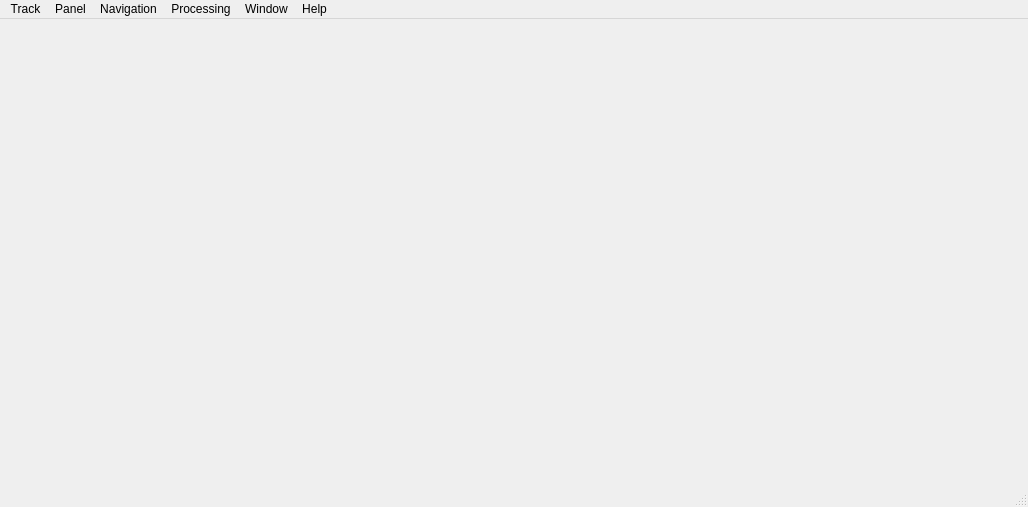
<?xml version="1.0" encoding="UTF-8"?>
<ui version="4.0">
 <class>MainWindow</class>
 <widget class="QMainWindow" name="MainWindow">
  <property name="geometry">
   <rect>
    <x>0</x>
    <y>0</y>
    <width>1028</width>
    <height>507</height>
   </rect>
  </property>
  <property name="windowTitle">
   <string>MainWindow</string>
  </property>
  <widget class="QWidget" name="centralwidget"/>
  <widget class="QMenuBar" name="menubar">
   <property name="geometry">
    <rect>
     <x>0</x>
     <y>0</y>
     <width>1028</width>
     <height>22</height>
    </rect>
   </property>
   <widget class="QMenu" name="menuTrack">
    <property name="title">
     <string>Track</string>
    </property>
    <addaction name="actionNew_partition"/>
    <addaction name="actionopen_2"/>
    <addaction name="actionsave"/>
    <addaction name="actionremove"/>
    <addaction name="actioninfo"/>
    <addaction name="actionRendering_options"/>
   </widget>
   <widget class="QMenu" name="menupanel">
    <property name="title">
     <string>Panel</string>
    </property>
    <addaction name="actionNew_Panel"/>
    <addaction name="actionClose_Panel"/>
    <addaction name="actionMove_Up"/>
    <addaction name="actionMove_Down"/>
    <addaction name="actionIncrease_Hieght"/>
    <addaction name="actionDecrease_Height"/>
    <addaction name="actionShow_Cursor"/>
    <addaction name="actionShow_X_Axis_Label"/>
    <addaction name="actionSynchronize"/>
   </widget>
   <widget class="QMenu" name="menunavigation">
    <property name="title">
     <string>Navigation</string>
    </property>
    <addaction name="actionMove_Left"/>
    <addaction name="actionMove_Right"/>
    <addaction name="actionGo_To_Beginning"/>
    <addaction name="actionGo_To_End"/>
    <addaction name="actionZoom_In"/>
    <addaction name="actionZoom_Out"/>
    <addaction name="actionZoom_To_1_1"/>
    <addaction name="actionZoom_To_Fit"/>
   </widget>
   <widget class="QMenu" name="menuprocessing">
    <property name="title">
     <string>Processing</string>
    </property>
   </widget>
   <widget class="QMenu" name="menuWindow">
    <property name="title">
     <string>Window</string>
    </property>
   </widget>
   <widget class="QMenu" name="menuHelp">
    <property name="title">
     <string>Help</string>
    </property>
   </widget>
   <addaction name="menuTrack"/>
   <addaction name="menupanel"/>
   <addaction name="menunavigation"/>
   <addaction name="menuprocessing"/>
   <addaction name="menuWindow"/>
   <addaction name="menuHelp"/>
  </widget>
  <widget class="QStatusBar" name="statusbar"/>
  <action name="actionNew_partition">
   <property name="text">
    <string>New Partition</string>
   </property>
  </action>
  <action name="actionopen">
   <property name="text">
    <string>open </string>
   </property>
  </action>
  <action name="actionopen_2">
   <property name="text">
    <string>open</string>
   </property>
  </action>
  <action name="actionsave">
   <property name="text">
    <string>save</string>
   </property>
  </action>
  <action name="actionremove">
   <property name="text">
    <string>remove</string>
   </property>
  </action>
  <action name="actioninfo">
   <property name="text">
    <string>info</string>
   </property>
  </action>
  <action name="actionRendering_options">
   <property name="text">
    <string>Rendering Options </string>
   </property>
  </action>
  <action name="actionMove_Left">
   <property name="text">
    <string>Move Left</string>
   </property>
  </action>
  <action name="actionMove_Right">
   <property name="text">
    <string>Move Right</string>
   </property>
  </action>
  <action name="actionGo_To_Beginning">
   <property name="text">
    <string>Go To Beginning </string>
   </property>
  </action>
  <action name="actionGo_To_End">
   <property name="text">
    <string>Go To End</string>
   </property>
  </action>
  <action name="actionZoom_In">
   <property name="text">
    <string>Zoom In</string>
   </property>
  </action>
  <action name="actionZoom_Out">
   <property name="text">
    <string>Zoom Out</string>
   </property>
  </action>
  <action name="actionZoom_To_1_1">
   <property name="text">
    <string>Zoom To 1:1</string>
   </property>
  </action>
  <action name="actionZoom_To_Fit">
   <property name="text">
    <string>Zoom To Fit</string>
   </property>
  </action>
  <action name="actionNew_Panel">
   <property name="text">
    <string>New Panel</string>
   </property>
  </action>
  <action name="actionClose_Panel">
   <property name="text">
    <string>Close Panel</string>
   </property>
  </action>
  <action name="actionMove_Up">
   <property name="text">
    <string>Move Up</string>
   </property>
  </action>
  <action name="actionMove_Down">
   <property name="text">
    <string>Move Down</string>
   </property>
  </action>
  <action name="actionIncrease_Hieght">
   <property name="text">
    <string>Increase Height</string>
   </property>
  </action>
  <action name="actionDecrease_Height">
   <property name="text">
    <string>Decrease Height</string>
   </property>
  </action>
  <action name="actionShow_Cursor">
   <property name="text">
    <string>Show Cursor</string>
   </property>
  </action>
  <action name="actionShow_X_Axis_Label">
   <property name="text">
    <string>Show X-Axis Label</string>
   </property>
  </action>
  <action name="actionSynchronize">
   <property name="text">
    <string>Synchronize</string>
   </property>
  </action>
 </widget>
 <resources/>
 <connections/>
</ui>
